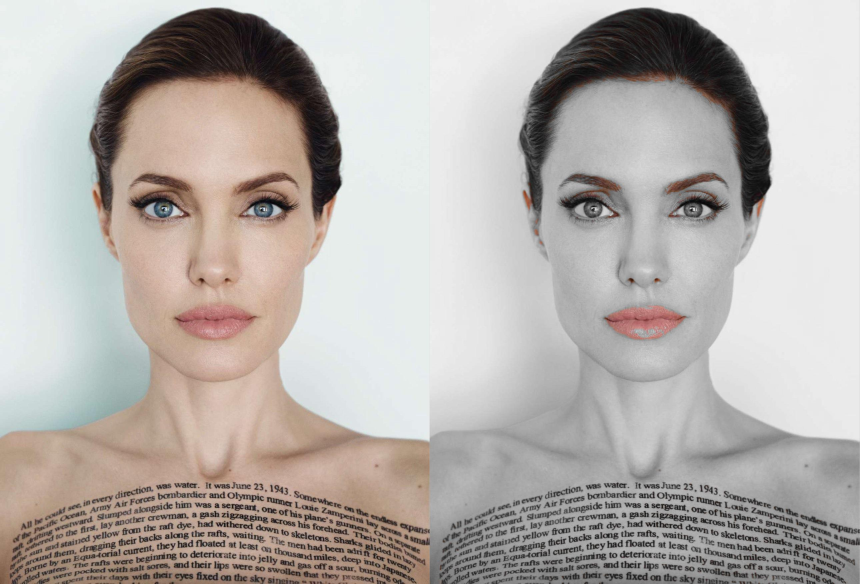
%> input picture 0Angelina_Jolie.jpg, 2578 x 1752 px (shown at 1/3 size)
$ octave pruebas.m   (GNU Octave 9; MATLAB toolbox functions it lacks are replaced by stand-ins)
%> lines starting %> are read from the running program, lines starting %| are printed output that depends on the picture; in (x1, y1, x2, y2) boxes, pixels count from 0 and x2, y2 are one past the last pixel; in counts of white or black regions, pixels touching at a corner belong together; the program's own positions count from 1
% function pruebas
clc;clear all;
warning all off %#ok<CTPCT>
File = '0Angelina_Jolie.jpg';
im = imread( strcat( 'PIC\', File ) );

% [22 lines of commented-out code are left out]


imdbl = double( im );
SetG = 1;
im3 = im;
rX = 465:515;
% rY = 290:270;
rY = 610:642;
im3( rY, rX, : ) = 255;
image( im3 );
axis image off
drawnow
% return
im2 = double( im( rY, rX, : ) );
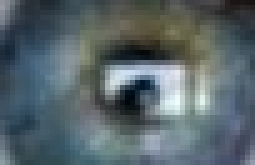
%> im2: size 33x51x3 double (shown 5 times larger); mean R, G, B 88.2, 101.5, 106.5
% im2 = imcrop;
image( im2/255 );
axis image off
drawnow
% return
perc = 8;10^100;
MaxRG = max( max( im2(:,:,1)./im2(:,:,2) ) );
%> MaxRG = 1.26
MaxRG = MaxRG + MaxRG/perc;
%> MaxRG = 1.42

MaxRB = max( max( im2(:,:,1)./im2(:,:,3) ) );
%> MaxRB = 1.86
MaxRB = MaxRB + MaxRB/perc;
%> MaxRB = 2.09

MaxGB = max( max( im2(:,:,2)./im2(:,:,3) ) );
%> MaxGB = 1.68
MaxGB = MaxGB + MaxGB/perc;
%> MaxGB = 1.89

MinRG = min( min( im2(:,:,1)./im2(:,:,2) ) );
%> MinRG = 0
MinRG = MinRG - MinRG/perc;

MinRB = min( min( im2(:,:,1)./im2(:,:,3) ) );
%> MinRB = 0
MinRB = MinRB - MinRB/perc;

MinGB = min( min( im2(:,:,2)./im2(:,:,3) ) );
%> MinGB = 0.488
MinGB = MinGB - MinGB/perc;
%> MinGB = 0.427

% size( imdbl )
imgray = double( rgb2gray( im ) );
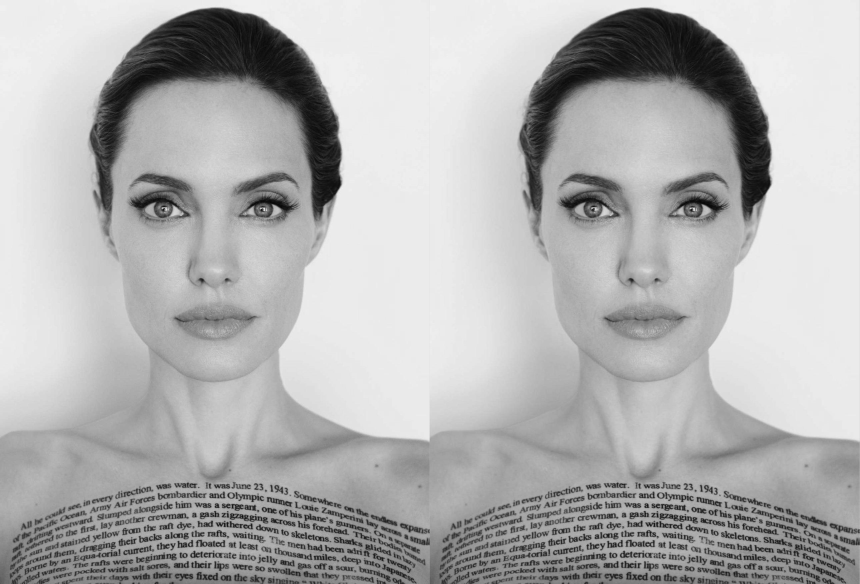
%> imgray: size 1752x2578 double (shown at 1/3 size); min 0, max 248, mean 177.7
a = imdbl( :, :, 1 )./imdbl( :, :, 2 );
b = imdbl( :, :, 1 )./imdbl( :, :, 3 );
c = imdbl( :, :, 2 )./imdbl( :, :, 3 );

imb = ~( ((a>MinRG & a<MaxRG) & (b>MinRB & b<MaxRB) & (c>MinGB & c<MaxGB)) );
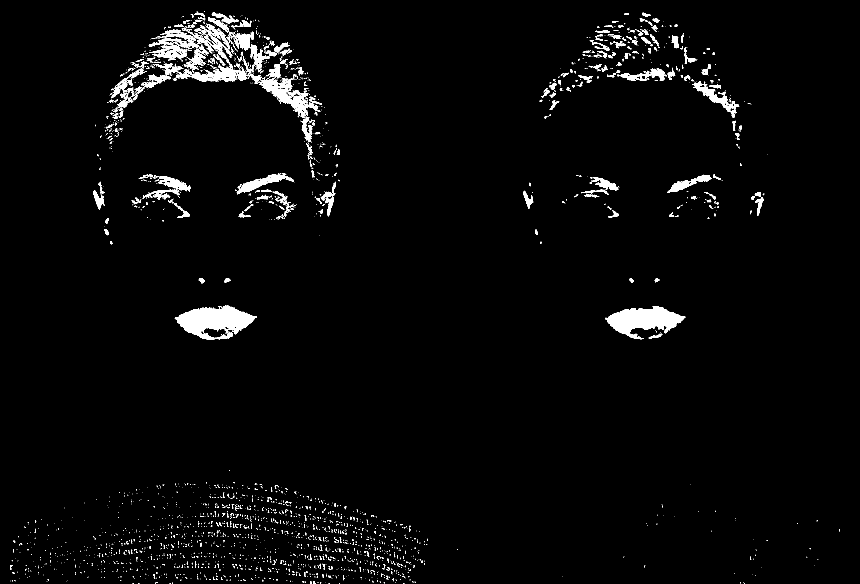
%> imb: size 1752x2578 logical (shown at 1/3 size); 2.5% white; 2878 white regions (2499 under 20 px), largest, box (x1, y1, x2, y2) and area: (524, 917, 771, 1019) 14023, (1815, 918, 2057, 1018) 12344, (742, 177, 924, 354) 7021
imb = double( imb );

imdbl( :, :, 1) = ( imb .* imdbl( :, :, 1) );
imdbl( :, :, 2) = ( imb .* imdbl( :, :, 2) );
imdbl( :, :, 3) = ( imb .* imdbl( :, :, 3) );

if SetG==1
%> (the run ends here)

$ run again, with 0.jpg copied over 0Angelina_Jolie.jpg
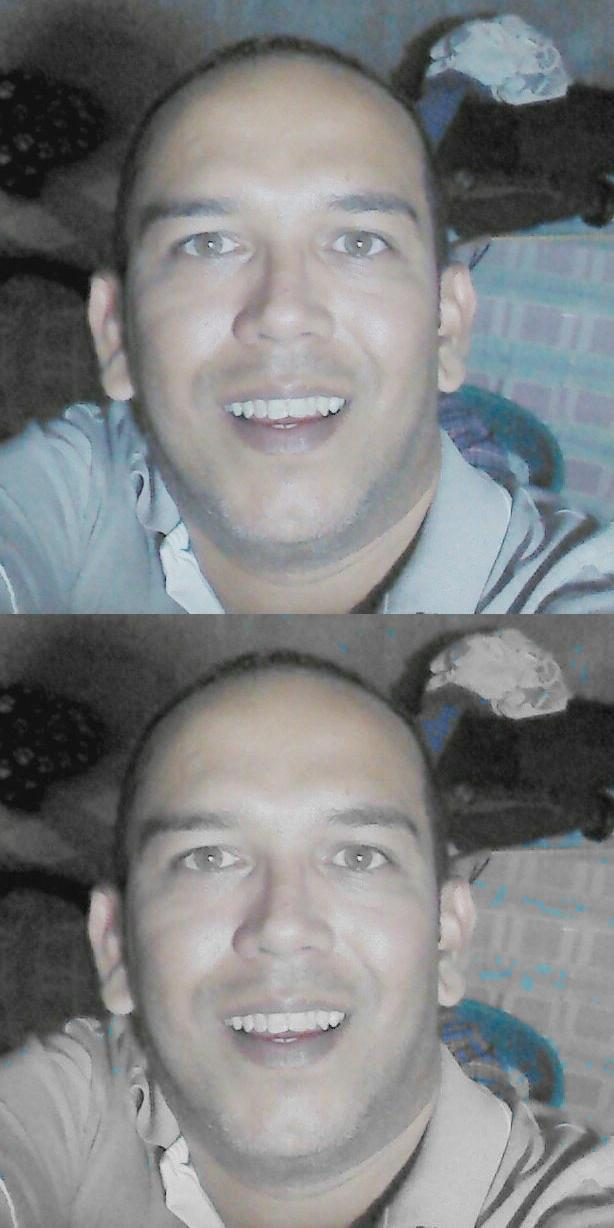
%> input picture 0.jpg, 614 x 1228 px
%> im is the input picture: size 1228x614x3 uint8; mean R, G, B 126.9, 128.9, 130.3
%> im3: size 1228x614x3 uint8; 0.22% of pixels changed, all inside (x1, y1, x2, y2) = (464, 609, 515, 642)
%> `MaxRG = max( max( im2(:,:,1)./im2(:,:,2) ) );`: MaxRG = 1.04
%> `MaxRG = MaxRG + MaxRG/perc;`: MaxRG = 1.17
%> `MaxRB = max( max( im2(:,:,1)./im2(:,:,3) ) );`: MaxRB = 1.07
%> `MaxRB = MaxRB + MaxRB/perc;`: MaxRB = 1.2
%> `MaxGB = max( max( im2(:,:,2)./im2(:,:,3) ) );`: MaxGB = 1.07
%> `MaxGB = MaxGB + MaxGB/perc;`: MaxGB = 1.2
%> `MinRG = min( min( im2(:,:,1)./im2(:,:,2) ) );`: MinRG = 0.811
%> `MinRG = MinRG - MinRG/perc;`: MinRG = 0.71
%> `MinRB = min( min( im2(:,:,1)./im2(:,:,3) ) );`: MinRB = 0.68
%> `MinRB = MinRB - MinRB/perc;`: MinRB = 0.595
%> `MinGB = min( min( im2(:,:,2)./im2(:,:,3) ) );`: MinGB = 0.81
%> `MinGB = MinGB - MinGB/perc;`: MinGB = 0.709
%> `imb = ~( ((a>MinRG & a<MaxRG) & (b>MinRB & b<MaxRB) & (c>MinGB & c<Max..`:
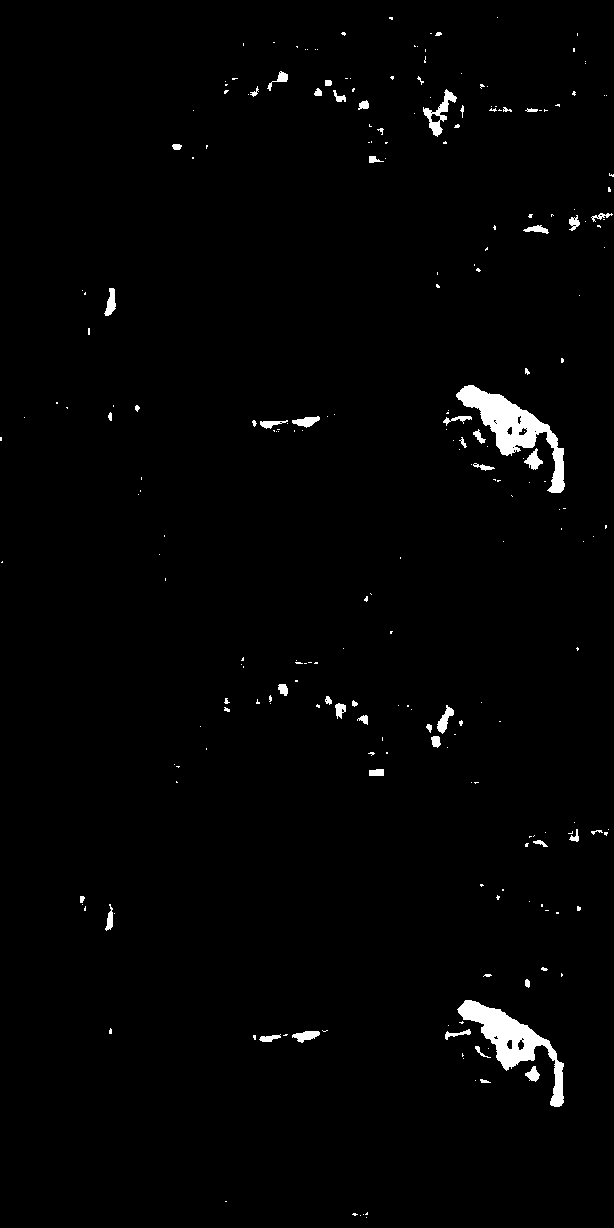
%> imb: size 1228x614 logical; 1.6% white; 245 white regions (190 under 20 px), largest, box (x1, y1, x2, y2) and area: (456, 385, 565, 493) 3468, (457, 1000, 564, 1107) 3166, (423, 89, 457, 137) 482
%> `imdbl( :, :, 3) = ( imb .* imdbl( :, :, 3) );`:
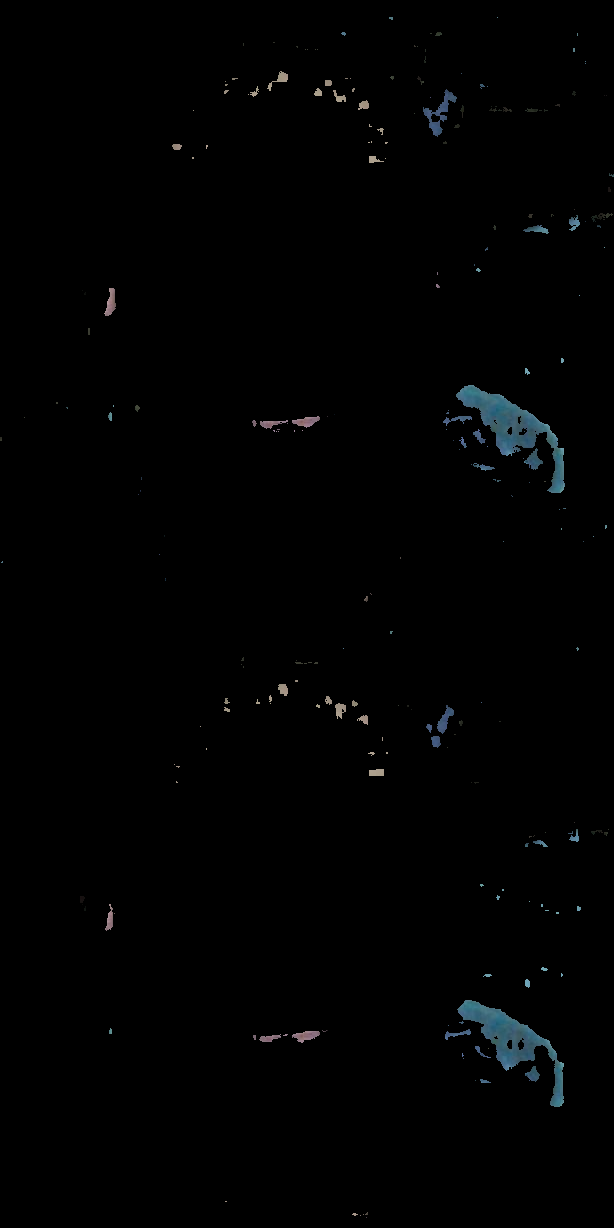
%> imdbl: size 1228x614x3 double; mean R, G, B 1.2, 1.7, 1.9
